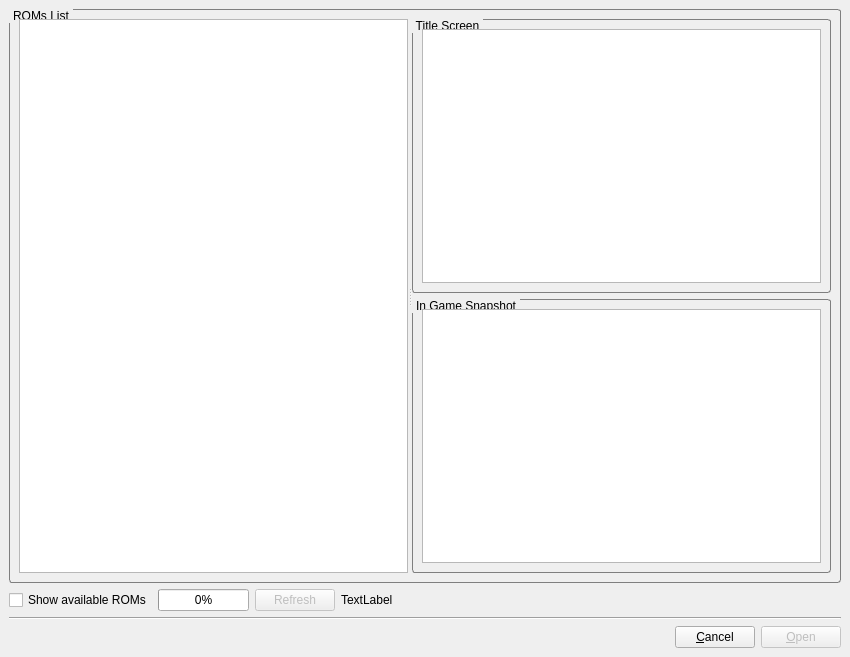
<?xml version="1.0" encoding="UTF-8"?>
<ui version="4.0">
 <class>ROMList</class>
 <widget class="QMainWindow" name="ROMList">
  <property name="geometry">
   <rect>
    <x>0</x>
    <y>0</y>
    <width>850</width>
    <height>657</height>
   </rect>
  </property>
  <property name="minimumSize">
   <size>
    <width>0</width>
    <height>0</height>
   </size>
  </property>
  <property name="windowTitle">
   <string>Load ROM Image</string>
  </property>
  <widget class="QWidget" name="centralwidget">
   <layout class="QVBoxLayout" name="verticalLayout_2">
    <item>
     <widget class="QGroupBox" name="groupROMList">
      <property name="sizePolicy">
       <sizepolicy hsizetype="Preferred" vsizetype="Expanding">
        <horstretch>0</horstretch>
        <verstretch>0</verstretch>
       </sizepolicy>
      </property>
      <property name="autoFillBackground">
       <bool>false</bool>
      </property>
      <property name="styleSheet">
       <string notr="true">QGroupBox {
	border: 1px solid #7F7F7F;
	border-radius: 3px;
	margin-top: 1ex; 
 }

QGroupBox::title {
	subcontrol-origin: margin;
	subcontrol-position: top left; 
	padding: 0 2px;
 }</string>
      </property>
      <property name="title">
       <string>ROMs List</string>
      </property>
      <property name="flat">
       <bool>false</bool>
      </property>
      <property name="checkable">
       <bool>false</bool>
      </property>
      <layout class="QHBoxLayout" name="horizontalLayout">
       <item>
        <widget class="QSplitter" name="splitter">
         <property name="sizePolicy">
          <sizepolicy hsizetype="Preferred" vsizetype="Preferred">
           <horstretch>0</horstretch>
           <verstretch>0</verstretch>
          </sizepolicy>
         </property>
         <property name="orientation">
          <enum>Qt::Horizontal</enum>
         </property>
         <widget class="QListWidget" name="listWidget">
          <property name="sizePolicy">
           <sizepolicy hsizetype="Minimum" vsizetype="Expanding">
            <horstretch>0</horstretch>
            <verstretch>0</verstretch>
           </sizepolicy>
          </property>
          <property name="alternatingRowColors">
           <bool>true</bool>
          </property>
          <property name="sortingEnabled">
           <bool>true</bool>
          </property>
         </widget>
         <widget class="QWidget" name="layoutWidget">
          <layout class="QVBoxLayout" name="verticalLayout">
           <property name="sizeConstraint">
            <enum>QLayout::SetMaximumSize</enum>
           </property>
           <item>
            <widget class="QGroupBox" name="groupTitle">
             <property name="autoFillBackground">
              <bool>false</bool>
             </property>
             <property name="styleSheet">
              <string notr="true">QGroupBox {
	border: 1px solid #7F7F7F;
	border-radius: 3px;
	margin-top: 1ex; 
 }

QGroupBox::title {
	subcontrol-origin: margin;
	subcontrol-position: top left; 
	padding: 0 2px;
 }</string>
             </property>
             <property name="title">
              <string>Title Screen</string>
             </property>
             <property name="alignment">
              <set>Qt::AlignCenter</set>
             </property>
             <property name="flat">
              <bool>false</bool>
             </property>
             <property name="checkable">
              <bool>false</bool>
             </property>
             <layout class="QVBoxLayout" name="verticalLayout_3">
              <item>
               <widget class="ImageView" name="titleView">
                <property name="verticalScrollBarPolicy">
                 <enum>Qt::ScrollBarAlwaysOff</enum>
                </property>
                <property name="horizontalScrollBarPolicy">
                 <enum>Qt::ScrollBarAlwaysOff</enum>
                </property>
                <property name="backgroundBrush">
                 <brush brushstyle="SolidPattern">
                  <color alpha="255">
                   <red>0</red>
                   <green>0</green>
                   <blue>0</blue>
                  </color>
                 </brush>
                </property>
               </widget>
              </item>
             </layout>
            </widget>
           </item>
           <item>
            <widget class="QGroupBox" name="groupSnapshot">
             <property name="autoFillBackground">
              <bool>false</bool>
             </property>
             <property name="styleSheet">
              <string notr="true">QGroupBox {
	border: 1px solid #7F7F7F;
	border-radius: 3px;
	margin-top: 1ex; 
 }

QGroupBox::title {
	subcontrol-origin: margin;
	subcontrol-position: top left; 
	padding: 0 2px;
 }</string>
             </property>
             <property name="title">
              <string>In Game Snapshot</string>
             </property>
             <property name="alignment">
              <set>Qt::AlignCenter</set>
             </property>
             <property name="flat">
              <bool>false</bool>
             </property>
             <property name="checkable">
              <bool>false</bool>
             </property>
             <layout class="QVBoxLayout" name="verticalLayout_10">
              <item>
               <widget class="ImageView" name="snapshotView">
                <property name="verticalScrollBarPolicy">
                 <enum>Qt::ScrollBarAlwaysOff</enum>
                </property>
                <property name="horizontalScrollBarPolicy">
                 <enum>Qt::ScrollBarAlwaysOff</enum>
                </property>
                <property name="backgroundBrush">
                 <brush brushstyle="SolidPattern">
                  <color alpha="255">
                   <red>0</red>
                   <green>0</green>
                   <blue>0</blue>
                  </color>
                 </brush>
                </property>
               </widget>
              </item>
             </layout>
            </widget>
           </item>
          </layout>
         </widget>
        </widget>
       </item>
      </layout>
     </widget>
    </item>
    <item>
     <layout class="QHBoxLayout" name="horizontalLayout_6">
      <item>
       <layout class="QHBoxLayout" name="horizontalLayout_7">
        <item>
         <widget class="QCheckBox" name="checkAvailable">
          <property name="text">
           <string>Show available ROMs</string>
          </property>
         </widget>
        </item>
        <item>
         <widget class="QProgressBar" name="progressBar">
          <property name="enabled">
           <bool>true</bool>
          </property>
          <property name="sizePolicy">
           <sizepolicy hsizetype="Minimum" vsizetype="Fixed">
            <horstretch>0</horstretch>
            <verstretch>0</verstretch>
           </sizepolicy>
          </property>
          <property name="value">
           <number>0</number>
          </property>
         </widget>
        </item>
       </layout>
      </item>
      <item>
       <widget class="QPushButton" name="pushRefresh">
        <property name="enabled">
         <bool>false</bool>
        </property>
        <property name="text">
         <string>Refresh</string>
        </property>
       </widget>
      </item>
      <item>
       <widget class="QLabel" name="labelAvailable">
        <property name="text">
         <string>TextLabel</string>
        </property>
       </widget>
      </item>
      <item>
       <spacer name="horizontalSpacer_3">
        <property name="orientation">
         <enum>Qt::Horizontal</enum>
        </property>
        <property name="sizeHint" stdset="0">
         <size>
          <width>118</width>
          <height>20</height>
         </size>
        </property>
       </spacer>
      </item>
     </layout>
    </item>
    <item>
     <widget class="Line" name="line">
      <property name="orientation">
       <enum>Qt::Horizontal</enum>
      </property>
     </widget>
    </item>
    <item>
     <layout class="QHBoxLayout" name="horizontalLayout_8">
      <property name="sizeConstraint">
       <enum>QLayout::SetDefaultConstraint</enum>
      </property>
      <item>
       <spacer name="horizontalSpacer_4">
        <property name="orientation">
         <enum>Qt::Horizontal</enum>
        </property>
        <property name="sizeHint" stdset="0">
         <size>
          <width>488</width>
          <height>20</height>
         </size>
        </property>
       </spacer>
      </item>
      <item>
       <widget class="QPushButton" name="pushCancel">
        <property name="text">
         <string>&amp;Cancel</string>
        </property>
        <property name="autoDefault">
         <bool>false</bool>
        </property>
       </widget>
      </item>
      <item>
       <widget class="QPushButton" name="pushOpen">
        <property name="enabled">
         <bool>false</bool>
        </property>
        <property name="text">
         <string>&amp;Open</string>
        </property>
        <property name="default">
         <bool>true</bool>
        </property>
       </widget>
      </item>
     </layout>
    </item>
   </layout>
  </widget>
 </widget>
 <customwidgets>
  <customwidget>
   <class>ImageView</class>
   <extends>QGraphicsView</extends>
   <header location="global">imageview.h</header>
  </customwidget>
 </customwidgets>
 <resources/>
 <connections>
  <connection>
   <sender>pushCancel</sender>
   <signal>clicked()</signal>
   <receiver>ROMList</receiver>
   <slot>close()</slot>
   <hints>
    <hint type="sourcelabel">
     <x>760</x>
     <y>640</y>
    </hint>
    <hint type="destinationlabel">
     <x>446</x>
     <y>331</y>
    </hint>
   </hints>
  </connection>
 </connections>
</ui>
